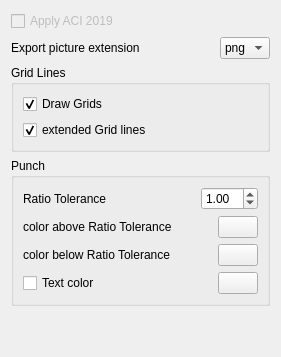
     <widget class="QWidget" name="tab_2">
      <attribute name="title">
       <string>Punch</string>
      </attribute>
      <layout class="QVBoxLayout" name="verticalLayout">
       <item>
        <widget class="Gui::PrefCheckBox" name="checkBox_2">
         <property name="enabled">
          <bool>false</bool>
         </property>
         <property name="text">
          <string>Apply ACI 2019</string>
         </property>
         <property name="prefEntry" stdset="0">
          <cstring>apply_aci2019</cstring>
         </property>
         <property name="prefPath" stdset="0">
          <cstring>Mod/OSAFE</cstring>
         </property>
        </widget>
       </item>
       <item>
        <layout class="QHBoxLayout" name="horizontalLayout_5">
         <item>
          <widget class="QLabel" name="label_3">
           <property name="text">
            <string>Export picture extension</string>
           </property>
          </widget>
         </item>
         <item>
          <spacer name="horizontalSpacer_5">
           <property name="orientation">
            <enum>Qt::Horizontal</enum>
           </property>
           <property name="sizeHint" stdset="0">
            <size>
             <width>40</width>
             <height>20</height>
            </size>
           </property>
          </spacer>
         </item>
         <item>
          <widget class="Gui::PrefComboBox" name="picture_ext">
           <property name="prefEntry" stdset="0">
            <cstring>picture_ext</cstring>
           </property>
           <property name="prefPath" stdset="0">
            <cstring>Mod/OSAFE</cstring>
           </property>
           <item>
            <property name="text">
             <string>png</string>
            </property>
           </item>
           <item>
            <property name="text">
             <string>jpg</string>
            </property>
           </item>
           <item>
            <property name="text">
             <string>pdf</string>
            </property>
           </item>
          </widget>
         </item>
        </layout>
       </item>
       <item>
        <widget class="QGroupBox" name="groupBox">
         <property name="title">
          <string>Grid Lines</string>
         </property>
         <layout class="QVBoxLayout" name="verticalLayout_2">
          <item>
           <widget class="Gui::PrefCheckBox" name="checkBox">
            <property name="text">
             <string>Draw Grids</string>
            </property>
            <property name="checked">
             <bool>true</bool>
            </property>
            <property name="prefEntry" stdset="0">
             <cstring>draw_grid</cstring>
            </property>
            <property name="prefPath" stdset="0">
             <cstring>Mod/OSAFE</cstring>
            </property>
           </widget>
          </item>
          <item>
           <widget class="Gui::PrefCheckBox" name="extend_grid">
            <property name="text">
             <string>extended Grid lines</string>
            </property>
            <property name="checked">
             <bool>true</bool>
            </property>
            <property name="prefEntry" stdset="0">
             <cstring>extend_grid</cstring>
            </property>
            <property name="prefPath" stdset="0">
             <cstring>Mod/OSAFE</cstring>
            </property>
           </widget>
          </item>
         </layout>
        </widget>
       </item>
       <item>
        <widget class="QGroupBox" name="groupBox_2">
         <property name="title">
          <string>Punch</string>
         </property>
         <layout class="QVBoxLayout" name="verticalLayout_3">
          <item>
           <layout class="QHBoxLayout" name="horizontalLayout">
            <item>
             <widget class="QLabel" name="label">
              <property name="text">
               <string>Ratio Tolerance</string>
              </property>
             </widget>
            </item>
            <item>
             <spacer name="horizontalSpacer">
              <property name="orientation">
               <enum>Qt::Horizontal</enum>
              </property>
              <property name="sizeHint" stdset="0">
               <size>
                <width>40</width>
                <height>20</height>
               </size>
              </property>
             </spacer>
            </item>
            <item>
             <widget class="Gui::PrefDoubleSpinBox" name="doubleSpinBox">
              <property name="maximum">
               <double>20.000000000000000</double>
              </property>
              <property name="value">
               <double>1.000000000000000</double>
              </property>
              <property name="prefEntry" stdset="0">
               <cstring>RatioTolerance</cstring>
              </property>
              <property name="prefPath" stdset="0">
               <cstring>Mod/OSAFE</cstring>
              </property>
             </widget>
            </item>
           </layout>
          </item>
          <item>
           <layout class="QHBoxLayout" name="horizontalLayout_2">
            <item>
             <widget class="QLabel" name="label_2">
              <property name="text">
               <string>color above Ratio Tolerance</string>
              </property>
             </widget>
            </item>
            <item>
             <spacer name="horizontalSpacer_2">
              <property name="orientation">
               <enum>Qt::Horizontal</enum>
              </property>
              <property name="sizeHint" stdset="0">
               <size>
                <width>40</width>
                <height>20</height>
               </size>
              </property>
             </spacer>
            </item>
            <item>
             <widget class="Gui::PrefColorButton" name="above_ration_color">
              <property name="color" stdset="0">
               <color>
                <red>255</red>
                <green>0</green>
                <blue>0</blue>
               </color>
              </property>
              <property name="prefEntry" stdset="0">
               <cstring>Ratio_above_color</cstring>
              </property>
              <property name="prefPath" stdset="0">
               <cstring>Mod/OSAFE</cstring>
              </property>
             </widget>
            </item>
           </layout>
          </item>
          <item>
           <layout class="QHBoxLayout" name="horizontalLayout_3">
            <item>
             <widget class="QLabel" name="label_4">
              <property name="text">
               <string>color below Ratio Tolerance</string>
              </property>
             </widget>
            </item>
            <item>
             <spacer name="horizontalSpacer_3">
              <property name="orientation">
               <enum>Qt::Horizontal</enum>
              </property>
              <property name="sizeHint" stdset="0">
               <size>
                <width>40</width>
                <height>20</height>
               </size>
              </property>
             </spacer>
            </item>
            <item>
             <widget class="Gui::PrefColorButton" name="below_ration_color">
              <property name="color" stdset="0">
               <color>
                <red>0</red>
                <green>255</green>
                <blue>0</blue>
               </color>
              </property>
              <property name="prefEntry" stdset="0">
               <cstring>Ratio_below_color</cstring>
              </property>
              <property name="prefPath" stdset="0">
               <cstring>Mod/OSAFE</cstring>
              </property>
             </widget>
            </item>
           </layout>
          </item>
          <item>
           <layout class="QHBoxLayout" name="horizontalLayout_4">
            <item>
             <widget class="Gui::PrefCheckBox" name="is_text_color">
              <property name="text">
               <string>Text color</string>
              </property>
              <property name="checked">
               <bool>false</bool>
              </property>
              <property name="prefEntry" stdset="0">
               <cstring>is_text_color</cstring>
              </property>
              <property name="prefPath" stdset="0">
               <cstring>Mod/OSAFE</cstring>
              </property>
             </widget>
            </item>
            <item>
             <spacer name="horizontalSpacer_4">
              <property name="orientation">
               <enum>Qt::Horizontal</enum>
              </property>
              <property name="sizeHint" stdset="0">
               <size>
                <width>40</width>
                <height>20</height>
               </size>
              </property>
             </spacer>
            </item>
            <item>
             <widget class="Gui::PrefColorButton" name="text_color">
              <property name="color" stdset="0">
               <color>
                <red>0</red>
                <green>0</green>
                <blue>0</blue>
               </color>
              </property>
              <property name="prefEntry" stdset="0">
               <cstring>text_color</cstring>
              </property>
              <property name="prefPath" stdset="0">
               <cstring>Mod/OSAFE</cstring>
              </property>
             </widget>
            </item>
           </layout>
          </item>
         </layout>
        </widget>
       </item>
       <item>
        <spacer name="verticalSpacer">
         <property name="orientation">
          <enum>Qt::Vertical</enum>
         </property>
         <property name="sizeHint" stdset="0">
          <size>
           <width>20</width>
           <height>40</height>
          </size>
         </property>
        </spacer>
       </item>
      </layout>
     </widget>
